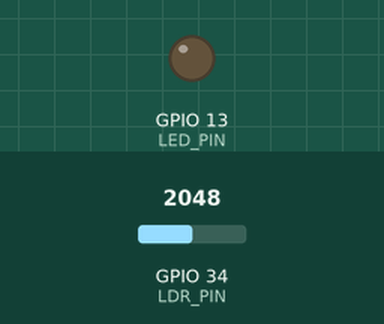
Bench run of a sketch on a simulated ESP32. Parts: output pins drawn as LEDs (lit = HIGH). The inputs (shaded band) are chosen by the test bench; at power-on: GPIO 34 (LDR_PIN) = 2048. WiFi joins after 1.5 s; servers stay silent unless stated; no MQTT or app messages arrive unless stated; what the sketch prints to the serial monitor is not drawn.

Above: at 0.1 s.
At 1.6 s:
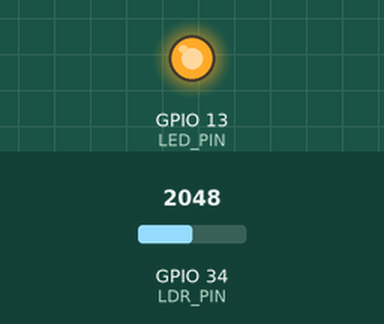
Timing chart, 0 to 3.1 s (numbered marks = the images above):
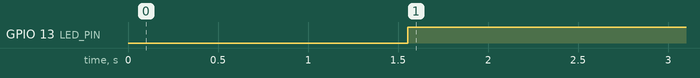

The sketch:

light-sensor.ino
```cpp
#include <WiFi.h>
#include <PubSubClient.h>

const char* ssid = "T2.36 (3)de'KOSTel";
const char* password = "godbless";
const char* mqtt_server = "192.168.3.111";
const int mqtt_port = 1883;

const int LDR_PIN = 34;
const int LED_PIN = 13;
const int THRESHOLD = 2000;

WiFiClient espClient;
PubSubClient client(espClient);

void setup() {
  pinMode(LED_PIN, OUTPUT);
  Serial.begin(9600);

  WiFi.begin(ssid, password);
  while (WiFi.status() != WL_CONNECTED) {
    delay(500);
    Serial.print(".");
  }
  Serial.println("\nWiFi connected");

  client.setServer(mqtt_server, mqtt_port);
  while (!client.connected()) {
    if (client.connect("ESP32Client")) {
      Serial.println("Connected to MQTT");
    } else {
      delay(2000);
    }
  }
}

void loop() {
  int ldrValue = analogRead(LDR_PIN);
  Serial.println(ldrValue);

  // Menentukan status LED dan mengirimkan sebagai integer
  int status = (ldrValue < THRESHOLD) ? 0 : 1;
  digitalWrite(LED_PIN, (status == 0) ? LOW : HIGH);

  // Mengirim status LED sebagai integer
  client.publish("ldr/status", String(status).c_str());

  // Mengirim nilai LDR sebagai integer (dalam bentuk string untuk MQTT)
  client.publish("ldr/value", String(ldrValue).c_str());

  client.loop();
  delay(1000);
}
```

Measured:
- by itself, GPIO 13 (LED_PIN): LOW → HIGH at 1.6 s
